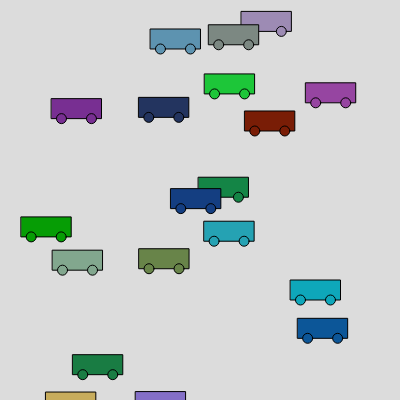
Frame 1 (no input)
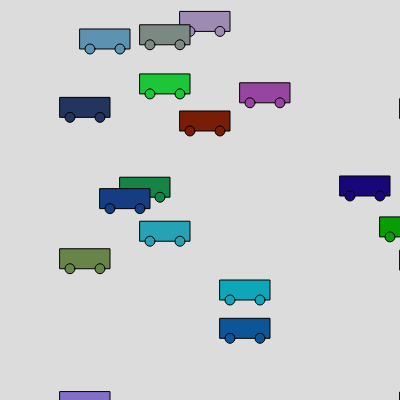
Frame 60 (no input)
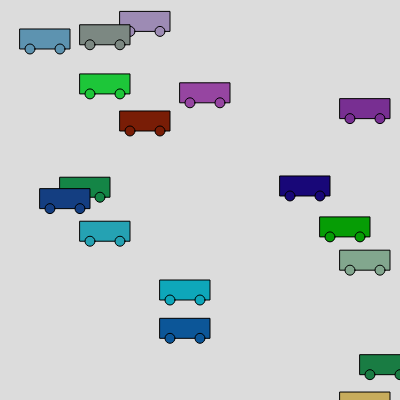
Frame 120 (the mouse pressed at the canvas centre since frame 60)

The p5.js sketch that drew these frames (run headless with seeded random() and noise() and a simulated clock; from frame 60 on, the mouse is pressed at the canvas centre):

// p5.js sketch
// ── sketch.js
let myCar;
let newCar;
let cars=[];
let noCars=20;

function setup() {
  createCanvas(400, 400);
  // myCar= new Car(200,200,50,5);
  // newCar= new Car(350,350,60,25);

  for (let i=0; i<noCars; i++){
    let tempCar= new Car(random(0,width),random(0,height),50,20);
    cars.push(tempCar);
  }
}

function draw() {
  background(220);
  for (i=0;i<cars.length;i++){
  cars[i].move();
  cars[i].show();}
  // myCar.show();
  // newCar.show();
  // myCar.move();
  // newCar.move();
  
}

// ── car.js
// this is only a blueprint
class Car {
    constructor(x,y,size,speed){
        this.x=x;
        this.y=y;
        this.size=size;
        this.color=color(random(0,200),random(0,200),random(0,200))
        this.speed=speed;
    }

    show() {
        fill(this.color)
        rect(this.x,this.y,this.size,20);
        ellipse(this.x+10,this.y+20,10)
        ellipse(this.x+this.size-10,this.y+20,10)
    }
    move(){
        if (this.x>400){
            this.x=0;
        }
        this.x=this.x+this.speed;
    }
}   
